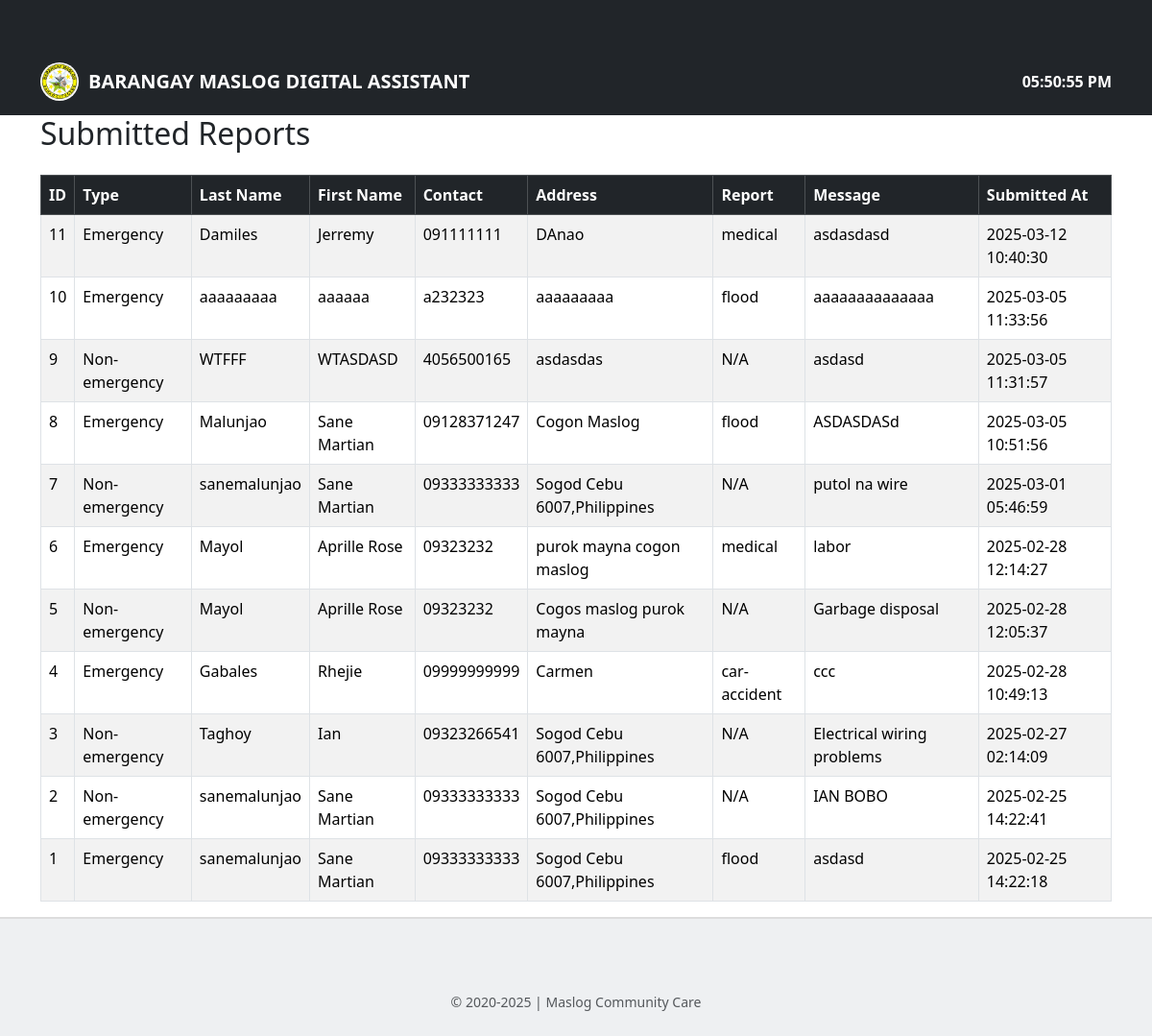
Screenshot of /user/reports.php with the database file from the repository.
### tables this page shows
CREATE TABLE `reports` (
  `id` int(11) NOT NULL,
  `form_type` varchar(50) NOT NULL,
  `lastname` varchar(100) NOT NULL,
  `firstname` varchar(100) NOT NULL,
  `contact` varchar(20) NOT NULL,
  `address` text NOT NULL,
  `report` varchar(255) DEFAULT NULL,
  `message` text NOT NULL,
  `created_at` timestamp NOT NULL DEFAULT current_timestamp()
);

### user/reports.php (the view, shortened to what this page needs)
<?php
$conn = new mysqli("localhost", "root", "", "dotproject");
$sql = "SELECT id, form_type, lastname, firstname, contact, address, report, message, created_at FROM reports ORDER BY created_at DESC";
$result = $conn->query($sql);
?>
<?php include "layout/header.php"; ?>
<div class="container">
    <h2 class="mb-4">Submitted Reports</h2>
    <table class="table table-bordered table-striped">
        <thead class="table-dark">
            <tr>
                <th>ID</th>
                <th>Type</th>
                <th>Last Name</th>
                <th>First Name</th>
                <th>Contact</th>
                <th>Address</th>
                <th>Report</th>
                <th>Message</th>
                <th>Submitted At</th>
            </tr>
        </thead>
        <tbody>
            <?php if ($result->num_rows > 0): ?>
                <?php while ($row = $result->fetch_assoc()): ?>
                    <tr class="<?= $row['form_type'] == 'emergency' ? 'emergency' : 'non-emergency' ?>">
                        <td><?= htmlspecialchars($row['id']) ?></td>
                        <td><?= htmlspecialchars(ucfirst($row['form_type'])) ?></td>
                        <td><?= htmlspecialchars($row['lastname']) ?></td>
                        <td><?= htmlspecialchars($row['firstname']) ?></td>
                        <td><?= htmlspecialchars($row['contact']) ?></td>
                        <td><?= htmlspecialchars($row['address']) ?></td>
                        <td><?= htmlspecialchars($row['report'] ?? 'N/A') ?></td>
                        <td><?= htmlspecialchars($row['message']) ?></td>
                        <td><?= htmlspecialchars($row['created_at']) ?></td>
                    </tr>
                <?php endwhile; ?>
            <?php else: ?>
                <tr>
                    <td colspan="9" class="text-center">No reports found.</td>
                </tr>
            <?php endif; ?>
        </tbody>
    </table>
</div>
<?php
include "layout/footer.php";
?>

### user/layout/header.php (shortened to what this page needs)
<!DOCTYPE html>
<html lang="en">
<head>
    <link href="https://cdn.jsdelivr.net/npm/bootstrap@5.3.3/dist/css/bootstrap.min.css" rel="stylesheet">
</head>
<body>
<nav class="navbar navbar-dark bg-dark fixed-top">
    <div class="container d-flex justify-content-between align-items-center">
        <a class="navbar-brand" href="index.php">
            <img src="/images/z.jpg" width="40" height="40" class="rounded-circle" alt="Barangay Seal">
            <span class="fw-bold text-white">BARANGAY MASLOG DIGITAL ASSISTANT</span>
        </a>
        <div id="clock" class="clock"></div>
    </div>
</nav>
</body>
</html>

### user/layout/footer.php
<footer class="py-4 text-center" style="background-color: #eef0f2; border-top: 2px solid #ddd; position: relative; width: 100%;">
    <div class="container">
        <div class="row justify-content-center">
            <div class="col-12">
                <small class="text-muted">&copy; 2020-<?= date("Y") ?> | Maslog Community Care</small>
            </div>
        </div>
    </div>
</footer>
</body>
</html>

### user/layout/header.php (style rules this page uses)
body { padding-top: 70px; }
.navbar { background-color: #000; padding: 10px 0; }
.navbar-brand { display: flex; align-items: center; gap: 10px; }
.navbar img { height: 40px; }
.clock { color: #fff; font-weight: bold; font-size: 16px; }

### user/reports.php (style rules this page uses)
.container { padding-top: 50px; }
.table { margin-top: 20px; }
.emergency { background-color: #dc3545; color: white; }
.non-emergency { background-color: #007bff; color: white; }

### rows the page displays
reports: id "11", form_type "Emergency", lastname "Damiles", firstname "Jerremy", contact "091111111", address "DAnao", report "medical", message "asdasdasd", created_at "2025-03-12 10:40:30"
reports: id "10", form_type "Emergency", lastname "aaaaaaaaa", firstname "aaaaaa", contact "a232323", address "aaaaaaaaa", report "flood", message "aaaaaaaaaaaaaa", created_at "2025-03-05 11:33:56"
reports: id "9", form_type "Non-emergency", lastname "WTFFF", firstname "WTASDASD", contact "4056500165", address "asdasdas", report "N/A", message "asdasd", created_at "2025-03-05 11:31:57"
reports: id "8", form_type "Emergency", lastname "Malunjao", firstname "Sane Martian", contact "09128371247", address "Cogon Maslog", report "flood", message "ASDASDASd", created_at "2025-03-05 10:51:56"
reports: id "7", form_type "Non-emergency", lastname "sanemalunjao", firstname "Sane Martian", contact "09333333333", address "Sogod Cebu 6007,Philippines", report "N/A", message "putol na wire", created_at "2025-03-01 05:46:59"
reports: id "6", form_type "Emergency", lastname "Mayol", firstname "Aprille Rose", contact "09323232", address "purok mayna cogon maslog", report "medical", message "labor", created_at "2025-02-28 12:14:27"
reports: id "5", form_type "Non-emergency", lastname "Mayol", firstname "Aprille Rose", contact "09323232", address "Cogos maslog purok mayna", report "N/A", message "Garbage disposal", created_at "2025-02-28 12:05:37"
reports: id "4", form_type "Emergency", lastname "Gabales", firstname "Rhejie", contact "09999999999", address "Carmen", report "car-accident", message "ccc", created_at "2025-02-28 10:49:13"
reports: id "3", form_type "Non-emergency", lastname "Taghoy", firstname "Ian", contact "09323266541", address "Sogod Cebu 6007,Philippines", report "N/A", message "Electrical wiring problems", created_at "2025-02-27 02:14:09"
reports: id "2", form_type "Non-emergency", lastname "sanemalunjao", firstname "Sane Martian", contact "09333333333", address "Sogod Cebu 6007,Philippines", report "N/A", message "IAN BOBO", created_at "2025-02-25 14:22:41"
reports: id "1", form_type "Emergency", lastname "sanemalunjao", firstname "Sane Martian", contact "09333333333", address "Sogod Cebu 6007,Philippines", report "flood", message "asdasd", created_at "2025-02-25 14:22:18"
